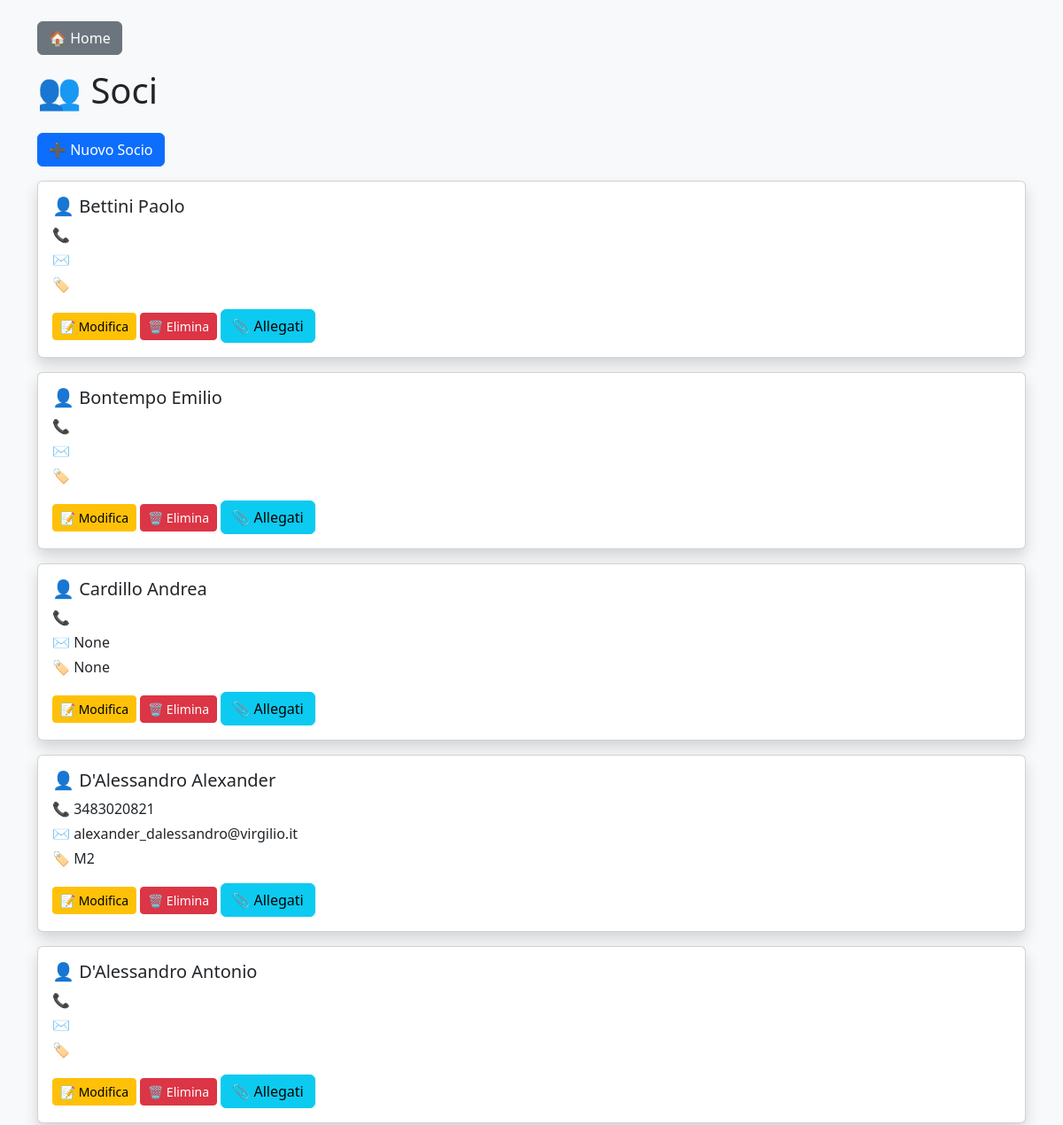
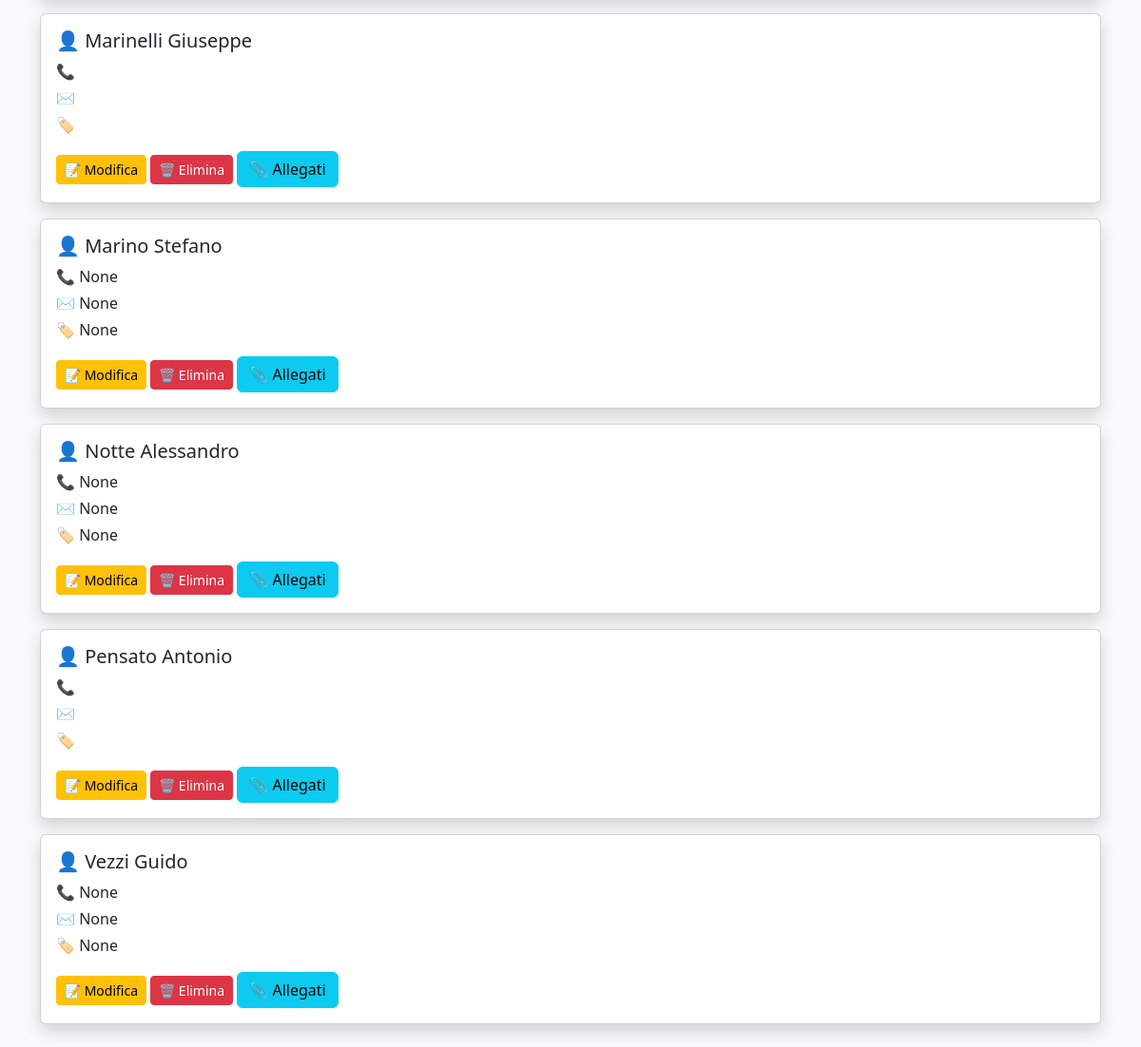
/soci, run on the app's committed database (2 pictures, top to bottom).
### tables this page shows
CREATE TABLE "soci" (
	"id"	INTEGER,
	"nome"	TEXT,
	"cognome"	TEXT,
	"telefono"	TEXT,
	"email"	TEXT,
	"categoria"	TEXT,
	"note"	TEXT,
	PRIMARY KEY("id" AUTOINCREMENT)
);

### app.py (the view)
@app.route("/soci")
def soci():
    conn = get_connection()
    cursor = conn.cursor()
    cursor.execute("""
    SELECT *
    FROM soci
    ORDER BY cognome, nome
    """)
    soci = cursor.fetchall()
    conn.close()
    return render_template(
        "soci.html",
        soci=soci
    )

### database.py (called while the page is built)
def get_connection():
    database_url = os.getenv("DATABASE_URL")
    if database_url:
        return _connect(database_url)
    conn = sqlite3.connect(DB_PATH)
    conn.row_factory = sqlite3.Row
    return conn

### templates/soci.html
{% extends "base.html" %}
{% block content %}
<h1 class="mb-4">
    👥 Soci
</h1>
<div class="mb-3">
    <a
        href="/soci/nuovo"
        class="btn btn-primary"
    >
        ➕ Nuovo Socio
    </a>
    </div>
    {% if soci %}
    {% for socio in soci %}
    <div class="card shadow mb-3">
        <div class="card-body">
            <h5>
                👤 {{ socio["cognome"] }} {{ socio["nome"] }}
            </h5>
            <p class="mb-1">
                📞 {{ socio["telefono"] }}
            </p>
            <p class="mb-1">
                ✉️ {{ socio["email"] }}
            </p>
            <p class="mb-2">
                🏷️ {{ socio["categoria"] }}
            </p>
            <div class="mt-3">
                <a
                    href="/soci/modifica/{{ socio['id'] }}"
                    class="btn btn-warning btn-sm"
                >
                    📝 Modifica
                </a>
                <a
                    href="/soci/elimina/{{ socio['id'] }}"
                    class="btn btn-danger btn-sm"
                    onclick="return confirm('Sei sicuro di voler eliminare questo socio?')"
                >
                    🗑 Elimina
                </a>
                <a
                    href="/soci/allegati/{{ socio['id'] }}"
                    class="btn btn-info"
                >
                    📎 Allegati
                </a>
            </div>
        </div>
    </div>
    {% endfor %}
{% else %}
    <div class="alert alert-info">
        Nessun socio presente.
    </div>
{% endif %}
{% endblock %}

### templates/base.html (shortened to what this page needs)
<!DOCTYPE html>
<html lang="it">
<head>
    <link
        href="https://cdn.jsdelivr.net/npm/bootstrap@5.3.3/dist/css/bootstrap.min.css"
        rel="stylesheet">
</head>
<body class="bg-light">
    <div class="container mt-4">
        <div class="mb-3">
            <a
                href="/"
                class="btn btn-secondary"
            >
                🏠 Home
            </a>
        </div>
        {% block content %}
        {% endblock %}
    </div>
</body>
</html>
<body class="bg-light">

### data on the page
soci: cognome "Bettini", nome "Paolo"
soci: cognome "Bontempo", nome "Emilio"
soci: cognome "Cardillo", nome "Andrea", email "None", categoria "None"
soci: cognome "D'Alessandro", nome "Alexander", telefono "3483020821", email "alexander_dalessandro@virgilio.it", categoria "M2"
soci: cognome "D'Alessandro", nome "Antonio"
soci: cognome "Marinelli", nome "Giuseppe"
soci: cognome "Marino", nome "Stefano", telefono "None", email "None", categoria "None"
soci: cognome "Notte", nome "Alessandro", telefono "None", email "None", categoria "None"
soci: cognome "Pensato", nome "Antonio"
soci: cognome "Vezzi", nome "Guido", telefono "None", email "None", categoria "None"
